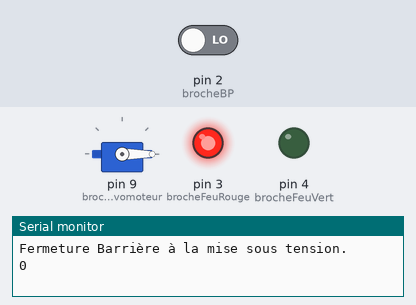
A sketch run on a simulated Arduino Uno, built with avr-gcc and run on an emulated ATmega328P. On the bench: servo, output pins drawn as LEDs (lit = HIGH), the last lines printed to the serial monitor. Inputs (shaded band) come from the test bench; at power-on: pin 2 (brocheBP) LOW.

Above: at 1.2 s.
1.3 s: pin 2 (brocheBP) driven HIGH
At 2.07 s:
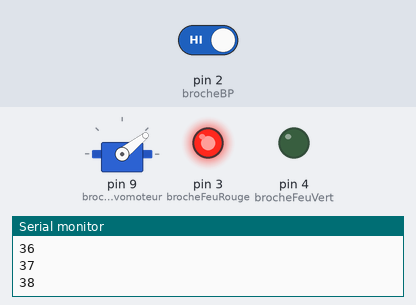
At 4.0 s:
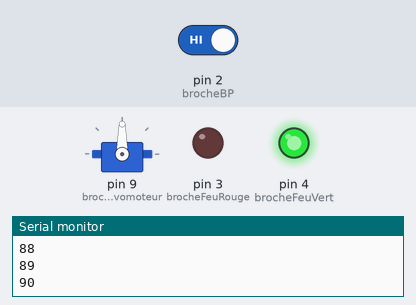
Timing chart, 0 to 16.3 s (numbered marks = the images above; inputs shaded):
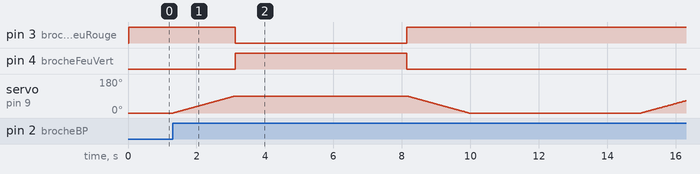

The sketch:

MOOCFN08_Lecon5_BarriereFeuBicolore.ino.ino
```cpp
/* José Relland - Janvier 2015

   Exercice MOOC - La Fabrication Numérique
   De l'Institut Les Mines - Telecom
   Sur la plateforme FUN : France Université Numérique.

   TP de la leçon N°5
   Cahier des Charges :
   Gestion d'une barrière et d'un feu bicolore.
   Feu rouge quand barrière abaissée (Angle servomoteur = 0°).
   BP pour ouvrir, barriére haute (Angle servomoteur = 90°), feu vert,
   Tempo 5 s., feu rouge et redescente.
   "Bouton appuye" dans le moniteur série
   Note sécurité : à la mise sous tension de la barrière, celle-ci se met en position ferméee.

Branchements :
Servomoteur en 9
Bouton poussoir en 2
Feu bicolore en 3 et 4
Moniteur serie.

*** Réalisé sur starter kit arduino ***

Remerciements à l'équipe du MOOC "La Fabrication Numérique" de l'Intitut Mines - Telecom.
Programme inspiré de Sweep, by BARRAGAN <http://barraganstudio.com>

Le présent programme est dans le domaine public.
*/

// Paramétrage des broches
const int brocheServomoteur = 9;
const int brocheBP = 2;
const int brocheFeuRouge = 3;
const int brocheFeuVert = 4;

// Déclaration de variables, constantes
int varPosBarriere = 0;
int varDemandePassage = 0;
int varTempoMouvementBarriere = 20;
int varTempoPassage = 5000;
int varTempoNonPassage = 5000;

// Appel de bibliothèques
#include <Servo.h>

// Instanciation du servomoteur
Servo servoBarriere;

// Fonction d'initialisation
void setup() {

  // Initialisation des bibliothèque
Serial.begin(9600);

// Déclaration des branchements
servoBarriere.attach(brocheServomoteur);
pinMode(brocheBP,INPUT);
pinMode(brocheFeuRouge, OUTPUT);
pinMode(brocheFeuVert, OUTPUT);


// Sécurité : fermeture de la barrière à la mise en route si celle-ci ouverte
  Serial.println("Fermeture Barrière à la mise sous tension.");
  for (varPosBarriere >= 90; varPosBarriere >= 0; varPosBarriere--) {
  servoBarriere.write(varPosBarriere);
  Serial.println(varPosBarriere);
  delay(varTempoMouvementBarriere);
  }

}

// Fonction de travail qui tourne en boucle
void loop() {

  // Feu rouge en début de cycle (et à la mise en route)
  digitalWrite(brocheFeuRouge, HIGH);
  digitalWrite(brocheFeuVert, LOW);

  // Détection d'un appel : traitement sinon retour à la boucle
  varDemandePassage = digitalRead(brocheBP);
   // Envoi de l'info sur le BRP au serial moniteur

  // Traitement de la demande
  if (varDemandePassage == 1) {
    Serial.println("Bouton appuyé");

  // Ouverture barrière
  Serial.println("Pilotage Ouverture Barrière : ");
  for (varPosBarriere = 0; varPosBarriere <= 90; varPosBarriere++) {
  Serial.println(varPosBarriere);          // Indique la position dans le serial moniteur
  servoBarriere.write(varPosBarriere);
  delay(varTempoMouvementBarriere);
}
   // Voir pour boucle de l'ouverture
   // Serial : varTestBarriere

  digitalWrite(brocheFeuRouge, LOW);
  digitalWrite(brocheFeuVert, HIGH);

  delay(varTempoPassage);
  Serial.println("Fin ouverture");

  // Fermeture de la barrière
  digitalWrite(brocheFeuRouge, HIGH);
  digitalWrite(brocheFeuVert, LOW);

  Serial.println("Pilotage fermeture Barrière : ");
  for (varPosBarriere = 90; varPosBarriere >= 0; varPosBarriere--) {
  servoBarriere.write(varPosBarriere);
  Serial.println(varPosBarriere);
  delay(varTempoMouvementBarriere);
  }
  // Tempo minimale pour ne pas relancer la barrière tout de suite.
  delay(varTempoNonPassage);
  Serial.println("Fin fermeture");
   }
   // Fin de la boucle de traitement de demande de passage


// Pas de caractère au-delà de l'accolage.
}
```

Measured:
- after the input at 1.3 s, pin 3 (brocheFeuRouge): HIGH → LOW after 1.8 s, → HIGH 5.0 s later; pin 4 (brocheFeuVert): LOW → HIGH after 1.8 s, → LOW 5.0 s later
